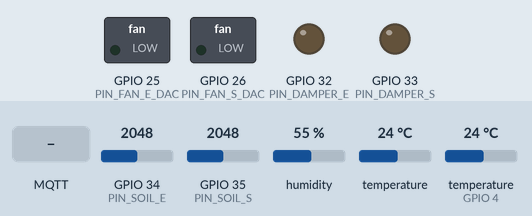
This sketch was run on a simulated ESP32. On the bench: switched loads named in the sketch (green lamp = pin HIGH), output pins drawn as LEDs (lit = HIGH). The test bench sets the inputs (shaded band); at power-on: GPIO 34 (PIN_SOIL_E) = 2048, GPIO 35 (PIN_SOIL_S) = 2048, humidity 55 %, temperature 24 °C, temperature (sensor on GPIO 4) 24 °C (analog values on the 0–4095 scale). WiFi joins after 1.5 s; servers stay silent unless stated; no MQTT or app messages arrive unless stated; what the sketch prints to the serial monitor is not drawn.

Above: at 2.7 s.
2.8 s: MQTT message "ON" arrives on the first subscribed topic
At 3.9 s:
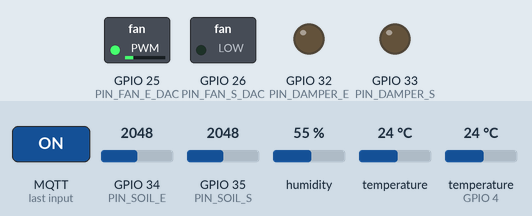
4.3 s: MQTT message "90" arrives on the second subscribed topic
At 5.0 s:
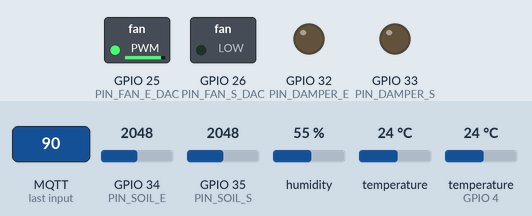
5.8 s: MQTT message "ON" arrives on the third subscribed topic
At 6.2 s:
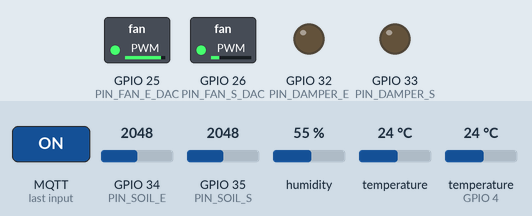
7.3 s: MQTT message "0" arrives on the first subscribed topic
At 8.5 s:
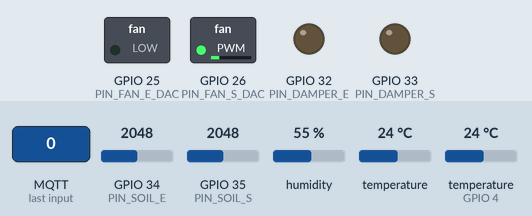
8.8 s: MQTT message "5" arrives on the second subscribed topic
At 9.7 s:
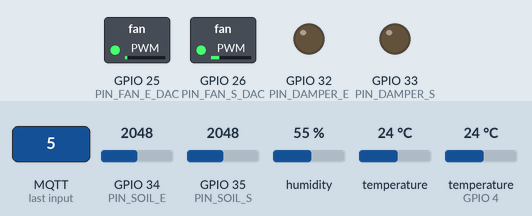
10.3 s: MQTT message "5" arrives on the first subscribed topic
At 10.8 s:
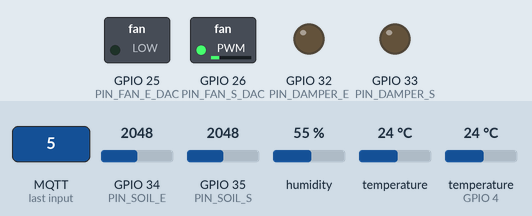
Timing chart, 0 to 13.3 s (numbered marks = the images above; inputs shaded):
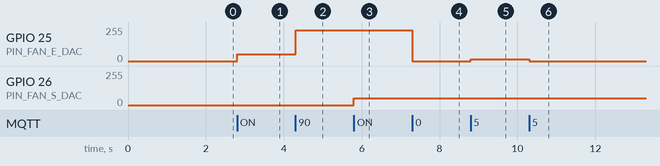

The sketch:

beehive_esp32.ino
```cpp
/**
 * beehive_esp32.ino
 * Lucknow Smart Residence — System 3: Beehive Passive Cooling
 *
 * Hardware:
 *   - ESP32-WROOM-32 dev board
 *   - SHT31-D indoor  (I2C addr 0x44, GPIO21=SDA, GPIO22=SCL)
 *   - SHT31-D outdoor (I2C addr 0x45, same bus)
 *   - DS18B20 inlet duct temp (1-Wire, GPIO4, 4.7kΩ pull-up to 3.3V)
 *   - Vegetronix VH400 soil moisture E (0–3V analog, GPIO34)
 *   - Vegetronix VH400 soil moisture S (0–3V analog, GPIO35)
 *   - EC fan E speed (0–10V via DAC, GPIO25 → op-amp 0–10V output)
 *   - EC fan S speed (0–10V via DAC, GPIO26 → op-amp 0–10V output)
 *   - Damper E relay (GPIO32, active HIGH → 24V transformer → Belimo LMQ24A)
 *   - Damper S relay (GPIO33, active HIGH → 24V transformer)
 *
 * Required libraries (install via Arduino IDE Library Manager):
 *   - PubSubClient by Nick O'Leary     (MQTT)
 *   - Adafruit SHT31 Library           (SHT31 sensor)
 *   - Adafruit Unified Sensor          (dependency)
 *   - OneWire by Paul Stoffregen       (DS18B20 bus)
 *   - DallasTemperature by Miles Burton (DS18B20)
 *   - ArduinoJson by Benoit Blanchon   (JSON payloads)
 *
 * Install:
 *   1. Open Arduino IDE, add ESP32 board support (Espressif boards manager)
 *   2. Install libraries above
 *   3. Edit WIFI_SSID, WIFI_PASS, MQTT_SERVER below
 *   4. Upload to ESP32, open Serial Monitor @ 115200 baud
 */

#include <WiFi.h>
#include <PubSubClient.h>
#include <Wire.h>
#include <Adafruit_SHT31.h>
#include <OneWire.h>
#include <DallasTemperature.h>
#include <ArduinoJson.h>

// ── Configuration ────────────────────────────────────────────────────────────
#define WIFI_SSID      "LucknowHome_5G"
#define WIFI_PASS      "changeme"
#define MQTT_SERVER    "10.0.0.10"
#define MQTT_PORT      1883
#define MQTT_CLIENT_ID "esp32_beehive"
#define NODE_NAME      "beehive"

// ── Pin definitions ──────────────────────────────────────────────────────────
#define PIN_ONE_WIRE    4       // DS18B20 data
#define PIN_FAN_E_DAC  25       // DAC output → op-amp → 0–10V EC fan E
#define PIN_FAN_S_DAC  26       // DAC output → op-amp → 0–10V EC fan S
#define PIN_DAMPER_E   32       // Relay for damper E (active HIGH)
#define PIN_DAMPER_S   33       // Relay for damper S (active HIGH)
#define PIN_SOIL_E     34       // ADC: VH400 soil moisture E (0–3V)
#define PIN_SOIL_S     35       // ADC: VH400 soil moisture S (0–3V)

// ── MQTT topic paths ─────────────────────────────────────────────────────────
#define TOPIC_INDOOR_TEMP   "homeassistant/sensor/beehive/indoor_temp"
#define TOPIC_INDOOR_RH     "homeassistant/sensor/beehive/indoor_rh"
#define TOPIC_OUTDOOR_TEMP  "homeassistant/sensor/beehive/outdoor_temp"
#define TOPIC_OUTDOOR_RH    "homeassistant/sensor/beehive/outdoor_rh"
#define TOPIC_INLET_TEMP    "homeassistant/sensor/beehive/inlet_temp"
#define TOPIC_SOIL_E        "homeassistant/sensor/beehive/soil_e"
#define TOPIC_SOIL_S        "homeassistant/sensor/beehive/soil_s"

#define TOPIC_FAN_E_STATE   "homeassistant/fan/beehive/fan_e/state"
#define TOPIC_FAN_E_SPEED   "homeassistant/fan/beehive/fan_e/speed"
#define TOPIC_FAN_S_STATE   "homeassistant/fan/beehive/fan_s/state"
#define TOPIC_FAN_S_SPEED   "homeassistant/fan/beehive/fan_s/speed"
#define TOPIC_DAMPER_E_STATE "homeassistant/switch/beehive/damper_e/state"
#define TOPIC_DAMPER_S_STATE "homeassistant/switch/beehive/damper_s/state"

// HA command subscriptions
#define TOPIC_FAN_E_SET     "homeassistant/fan/beehive/fan_e/set"
#define TOPIC_FAN_E_SPEED_SET "homeassistant/fan/beehive/fan_e/speed_set"
#define TOPIC_FAN_S_SET     "homeassistant/fan/beehive/fan_s/set"
#define TOPIC_FAN_S_SPEED_SET "homeassistant/fan/beehive/fan_s/speed_set"
#define TOPIC_DAMPER_E_SET  "homeassistant/switch/beehive/damper_e/set"
#define TOPIC_DAMPER_S_SET  "homeassistant/switch/beehive/damper_s/set"

// ── Globals ───────────────────────────────────────────────────────────────────
WiFiClient         wifiClient;
PubSubClient       mqtt(wifiClient);
Adafruit_SHT31     sht31_indoor;
Adafruit_SHT31     sht31_outdoor;
OneWire            oneWire(PIN_ONE_WIRE);
DallasTemperature  ds18b20(&oneWire);

unsigned long lastPublish = 0;
const unsigned long PUBLISH_INTERVAL_MS = 15000;  // publish every 15 s

// Current actuator state
uint8_t fanE_pct = 0;       // 0–100
uint8_t fanS_pct = 0;
bool    damperE_open = false;
bool    damperS_open = false;

// ── Helpers ───────────────────────────────────────────────────────────────────

/**
 * Convert a fan percentage (0–100) to ESP32 DAC value (0–255).
 * DAC output feeds an op-amp that scales 0–3.3V → 0–10V for the EC fan.
 */
uint8_t pctToDac(uint8_t pct) {
  return (uint8_t)((uint32_t)pct * 255 / 100);
}

/**
 * Read VH400 soil moisture: ADC counts → volts → % saturation.
 * VH400 output: 0.0V = 0% VWC, 3.0V = 100% VWC (volumetric water content).
 */
float readSoilMoisture(uint8_t adcPin) {
  int raw = analogRead(adcPin);
  float voltage = raw * 3.3f / 4095.0f;
  float vwc = (voltage / 3.0f) * 100.0f;
  return constrain(vwc, 0.0f, 100.0f);
}

void publishSensor(const char* topic, float value, int decimals = 1) {
  StaticJsonDocument<64> doc;
  doc["value"] = round(value * pow(10, decimals)) / pow(10, decimals);
  char payload[64];
  serializeJson(doc, payload);
  mqtt.publish(topic, payload, true);   // retain=true so HA always has a value
}

void setFan(uint8_t pin, uint8_t pct, const char* state_topic,
            const char* speed_topic) {
  dacWrite(pin, pctToDac(pct));
  mqtt.publish(state_topic, pct > 0 ? "ON" : "OFF", true);
  char spd[8];
  snprintf(spd, sizeof(spd), "%d", pct);
  mqtt.publish(speed_topic, spd, true);
}

void setDamper(uint8_t relayPin, bool open,
               const char* state_topic) {
  digitalWrite(relayPin, open ? HIGH : LOW);
  mqtt.publish(state_topic, open ? "ON" : "OFF", true);
}

// ── MQTT callback (commands from HA) ─────────────────────────────────────────
void onMessage(char* topic, byte* payload, unsigned int length) {
  char msg[64] = {0};
  memcpy(msg, payload, min((size_t)length, sizeof(msg) - 1));
  Serial.printf("[MQTT] %s → %s\n", topic, msg);

  if (strcmp(topic, TOPIC_FAN_E_SET) == 0) {
    bool on = (strcmp(msg, "ON") == 0);
    fanE_pct = on ? max((int)fanE_pct, 20) : 0;
    setFan(PIN_FAN_E_DAC, fanE_pct, TOPIC_FAN_E_STATE, TOPIC_FAN_E_SPEED);

  } else if (strcmp(topic, TOPIC_FAN_E_SPEED_SET) == 0) {
    fanE_pct = (uint8_t)constrain(atoi(msg), 0, 100);
    setFan(PIN_FAN_E_DAC, fanE_pct, TOPIC_FAN_E_STATE, TOPIC_FAN_E_SPEED);

  } else if (strcmp(topic, TOPIC_FAN_S_SET) == 0) {
    bool on = (strcmp(msg, "ON") == 0);
    fanS_pct = on ? max((int)fanS_pct, 20) : 0;
    setFan(PIN_FAN_S_DAC, fanS_pct, TOPIC_FAN_S_STATE, TOPIC_FAN_S_SPEED);

  } else if (strcmp(topic, TOPIC_FAN_S_SPEED_SET) == 0) {
    fanS_pct = (uint8_t)constrain(atoi(msg), 0, 100);
    setFan(PIN_FAN_S_DAC, fanS_pct, TOPIC_FAN_S_STATE, TOPIC_FAN_S_SPEED);

  } else if (strcmp(topic, TOPIC_DAMPER_E_SET) == 0) {
    damperE_open = (strcmp(msg, "ON") == 0);
    setDamper(PIN_DAMPER_E, damperE_open, TOPIC_DAMPER_E_STATE);

  } else if (strcmp(topic, TOPIC_DAMPER_S_SET) == 0) {
    damperS_open = (strcmp(msg, "ON") == 0);
    setDamper(PIN_DAMPER_S, damperS_open, TOPIC_DAMPER_S_STATE);
  }
}

// ── WiFi ──────────────────────────────────────────────────────────────────────
void connectWiFi() {
  Serial.printf("[WiFi] Connecting to %s", WIFI_SSID);
  WiFi.mode(WIFI_STA);
  WiFi.begin(WIFI_SSID, WIFI_PASS);
  while (WiFi.status() != WL_CONNECTED) {
    delay(500);
    Serial.print(".");
  }
  Serial.printf("\n[WiFi] Connected, IP: %s\n", WiFi.localIP().toString().c_str());
}

// ── MQTT ──────────────────────────────────────────────────────────────────────
void connectMQTT() {
  while (!mqtt.connected()) {
    Serial.printf("[MQTT] Connecting to %s:%d ... ", MQTT_SERVER, MQTT_PORT);
    if (mqtt.connect(MQTT_CLIENT_ID)) {
      Serial.println("connected");
      // Subscribe to all command topics
      mqtt.subscribe(TOPIC_FAN_E_SET);
      mqtt.subscribe(TOPIC_FAN_E_SPEED_SET);
      mqtt.subscribe(TOPIC_FAN_S_SET);
      mqtt.subscribe(TOPIC_FAN_S_SPEED_SET);
      mqtt.subscribe(TOPIC_DAMPER_E_SET);
      mqtt.subscribe(TOPIC_DAMPER_S_SET);
      // Republish current state on reconnect
      setFan(PIN_FAN_E_DAC, fanE_pct, TOPIC_FAN_E_STATE, TOPIC_FAN_E_SPEED);
      setFan(PIN_FAN_S_DAC, fanS_pct, TOPIC_FAN_S_STATE, TOPIC_FAN_S_SPEED);
      setDamper(PIN_DAMPER_E, damperE_open, TOPIC_DAMPER_E_STATE);
      setDamper(PIN_DAMPER_S, damperS_open, TOPIC_DAMPER_S_STATE);
    } else {
      Serial.printf("failed (rc=%d), retry in 5s\n", mqtt.state());
      delay(5000);
    }
  }
}

// ── Setup ─────────────────────────────────────────────────────────────────────
void setup() {
  Serial.begin(115200);
  Serial.println("\n[Boot] Beehive ESP32 node starting...");

  // Output pins
  pinMode(PIN_DAMPER_E, OUTPUT);
  pinMode(PIN_DAMPER_S, OUTPUT);
  digitalWrite(PIN_DAMPER_E, LOW);
  digitalWrite(PIN_DAMPER_S, LOW);

  // DAC pins — start fans stopped
  dacWrite(PIN_FAN_E_DAC, 0);
  dacWrite(PIN_FAN_S_DAC, 0);

  // ADC resolution
  analogReadResolution(12);

  // I2C sensors
  Wire.begin(21, 22);   // SDA=21, SCL=22
  if (!sht31_indoor.begin(0x44)) {
    Serial.println("[ERROR] SHT31 indoor not found at 0x44");
  }
  if (!sht31_outdoor.begin(0x45)) {
    Serial.println("[ERROR] SHT31 outdoor not found at 0x45");
  }

  // DS18B20
  ds18b20.begin();
  ds18b20.setResolution(12);

  connectWiFi();
  mqtt.setServer(MQTT_SERVER, MQTT_PORT);
  mqtt.setCallback(onMessage);
  mqtt.setKeepAlive(60);
  mqtt.setBufferSize(512);
}

// ── Loop ──────────────────────────────────────────────────────────────────────
void loop() {
  if (WiFi.status() != WL_CONNECTED) {
    Serial.println("[WiFi] Reconnecting...");
    connectWiFi();
  }
  if (!mqtt.connected()) {
    connectMQTT();
  }
  mqtt.loop();

  unsigned long now = millis();
  if (now - lastPublish >= PUBLISH_INTERVAL_MS) {
    lastPublish = now;

    // ── SHT31 indoor ────────────────────────────────────────────────────────
    float t_indoor = sht31_indoor.readTemperature();
    float rh_indoor = sht31_indoor.readHumidity();
    if (!isnan(t_indoor)) {
      publishSensor(TOPIC_INDOOR_TEMP, t_indoor);
    }
    if (!isnan(rh_indoor)) {
      publishSensor(TOPIC_INDOOR_RH, rh_indoor);
    }

    // ── SHT31 outdoor ────────────────────────────────────────────────────────
    float t_outdoor = sht31_outdoor.readTemperature();
    float rh_outdoor = sht31_outdoor.readHumidity();
    if (!isnan(t_outdoor)) {
      publishSensor(TOPIC_OUTDOOR_TEMP, t_outdoor);
    }
    if (!isnan(rh_outdoor)) {
      publishSensor(TOPIC_OUTDOOR_RH, rh_outdoor);
    }

    // ── DS18B20 inlet ────────────────────────────────────────────────────────
    ds18b20.requestTemperatures();
    float t_inlet = ds18b20.getTempCByIndex(0);
    if (t_inlet != DEVICE_DISCONNECTED_C) {
      publishSensor(TOPIC_INLET_TEMP, t_inlet);
    }

    // ── Soil moisture ────────────────────────────────────────────────────────
    publishSensor(TOPIC_SOIL_E, readSoilMoisture(PIN_SOIL_E), 1);
    publishSensor(TOPIC_SOIL_S, readSoilMoisture(PIN_SOIL_S), 1);

    Serial.printf("[Sensors] Tin=%.1f°C RHin=%.1f%% Tout=%.1f°C RHout=%.1f%% "
                  "Tinlet=%.1f°C SoilE=%.0f%% SoilS=%.0f%%\n",
                  t_indoor, rh_indoor, t_outdoor, rh_outdoor, t_inlet,
                  readSoilMoisture(PIN_SOIL_E), readSoilMoisture(PIN_SOIL_S));
  }
}
```

Measured:
- after the input at 2.8 s, GPIO 25 (PIN_FAN_E_DAC): 0/255 → 51/255 at once
- after the input at 4.3 s, GPIO 25 (PIN_FAN_E_DAC): 51/255 → 229/255 at once
- after the input at 5.8 s, GPIO 26 (PIN_FAN_S_DAC): 0/255 → 51/255 at once
- after the input at 7.3 s, GPIO 25 (PIN_FAN_E_DAC): 229/255 → 0/255 at once
- after the input at 8.8 s, GPIO 25 (PIN_FAN_E_DAC): 0/255 → 12/255 at once
- after the input at 10.3 s, GPIO 25 (PIN_FAN_E_DAC): 12/255 → 0/255 at once
